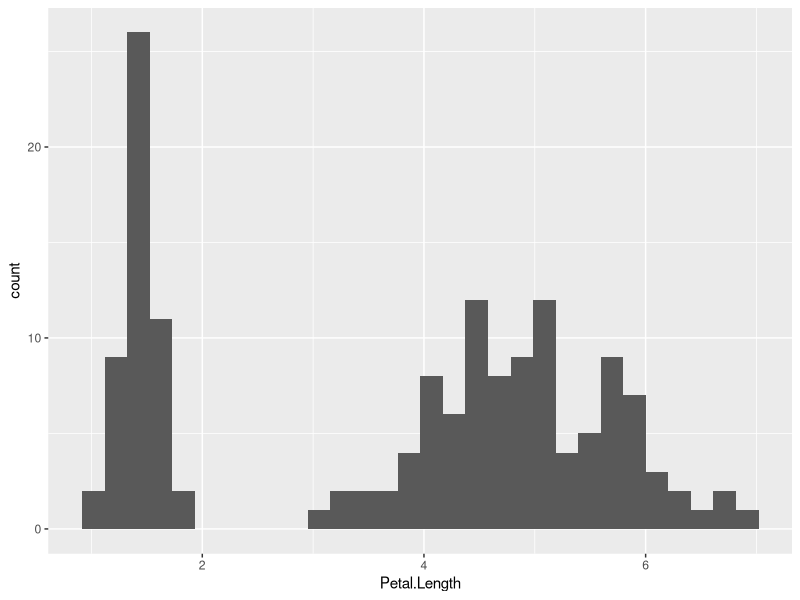
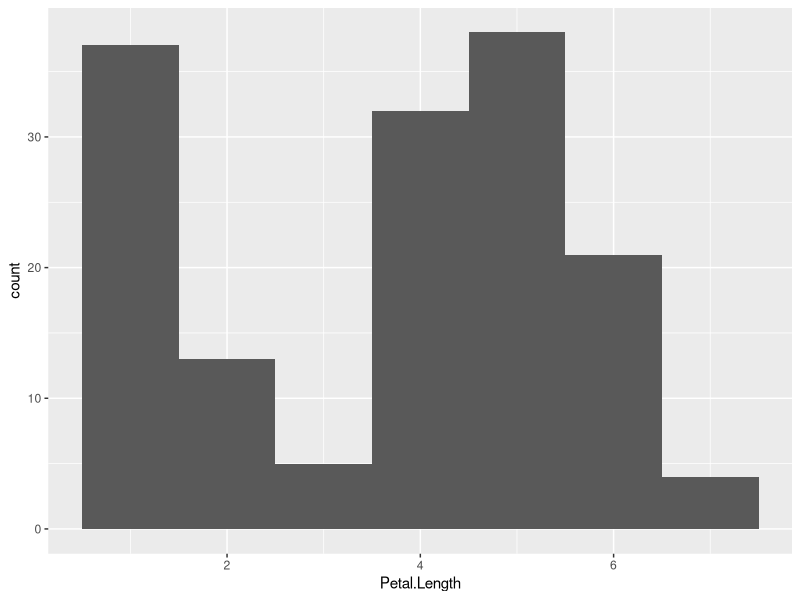
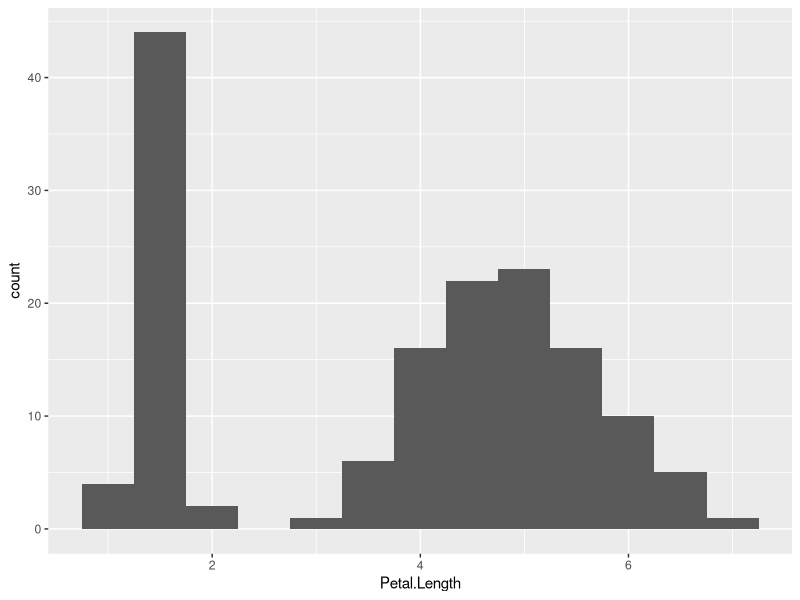
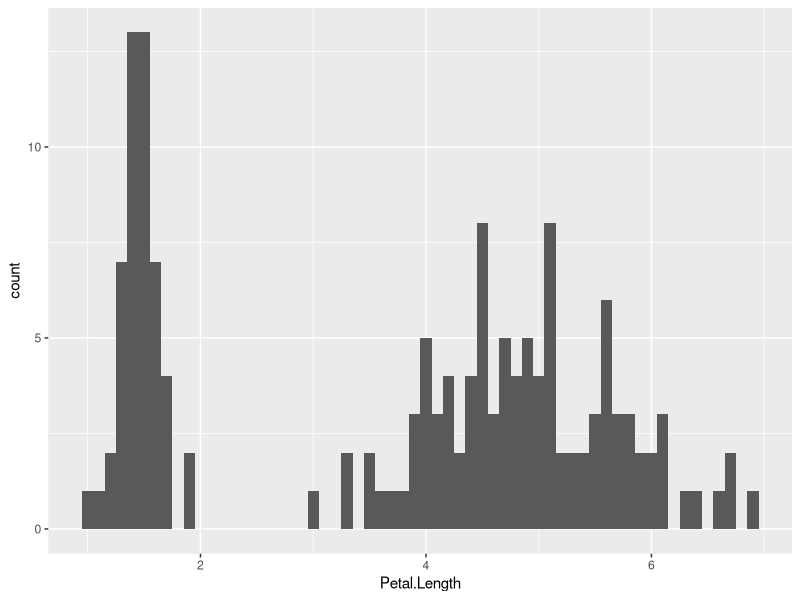
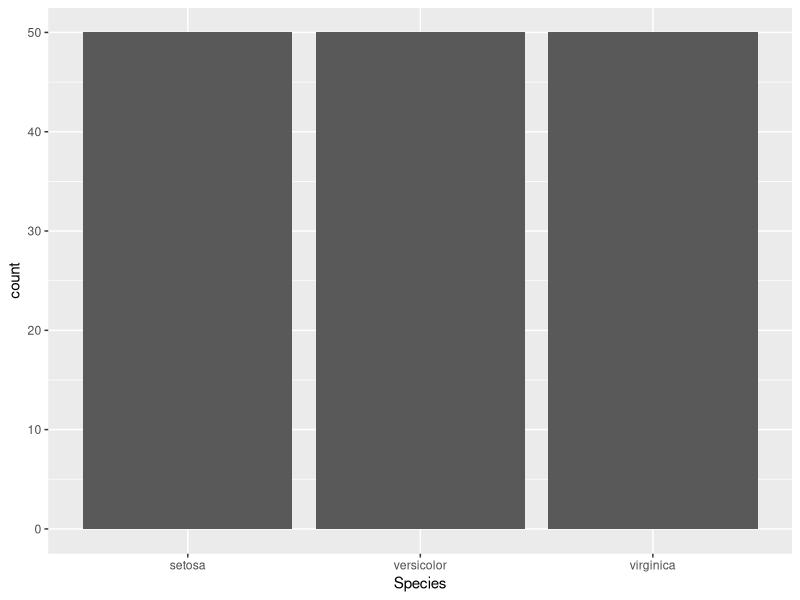
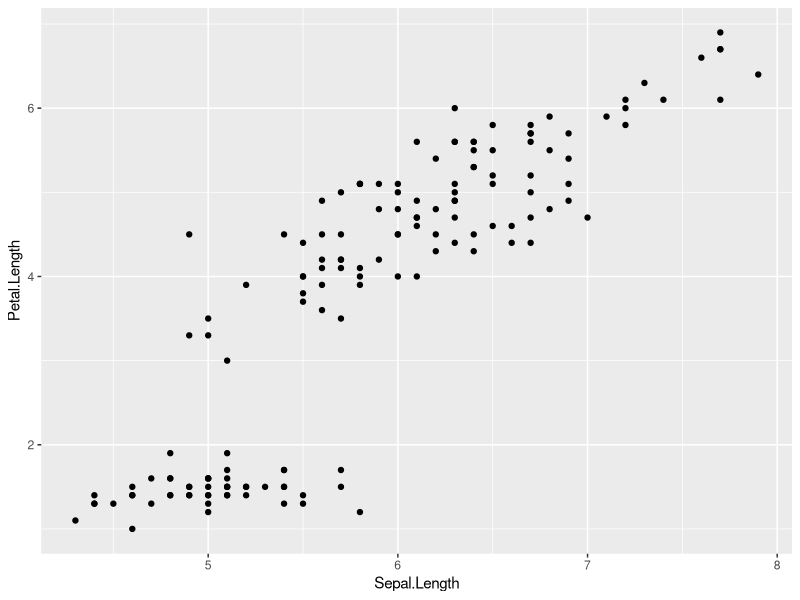
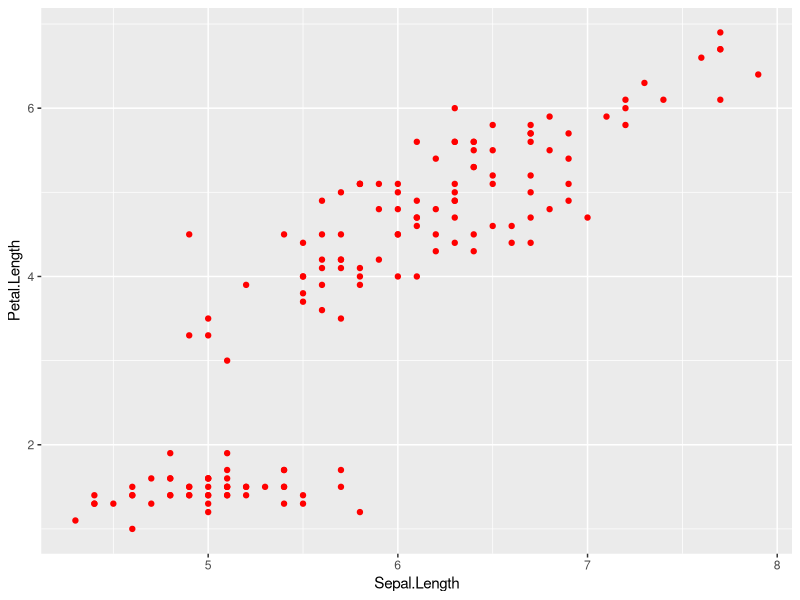
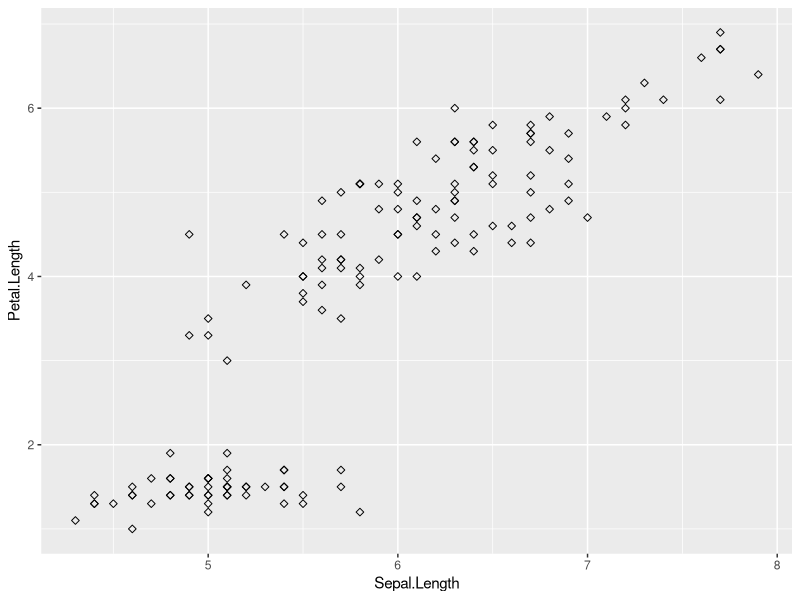

Write the R code that produced these figures, in order.

# Cargo datos de ejemplo
# es un data set de ejemplo llamado "iris" que viene instalado con R

datos<-iris

# observo los datos

# en el area de trabajo:
## toca sobre "datos", mira la planilla y cerrala
## toca sobre el ícono azul con triangulito blanco a la izquierda de "datos"

# cargo la libreria

library(ggplot2)

# UNA VARIABLE ####

## HISTOGRAMA DE FRECUENCIAS (VARIABLE NUMERICA)

ggplot(data=datos,aes(x=Petal.Length))+
  geom_histogram()

### cambio el intervalo de las barras

ggplot(data=datos,aes(x=Petal.Length))+
  geom_histogram(binwidth=1)

ggplot(data=datos,aes(x=Petal.Length))+
  geom_histogram(binwidth=0.5)

ggplot(data=datos,aes(x=Petal.Length))+
  geom_histogram(binwidth=0.1)

## DISTRIBUCIÓN DE FRECUENCIAS (VARIABLE CATEGÓRICA)

ggplot(data=datos,aes(x=Species))+
  geom_bar()

# DOS VARIABLES ####

## NUMERICA VS NUMERICA

ggplot(data=datos,aes(x=Sepal.Length,y=Petal.Length))+
  geom_point()

#### Cosmética: color, forma, tamaño del punto

ggplot(data=datos,aes(x=Sepal.Length,y=Petal.Length))+
  geom_point(colour="red")

ggplot(data=datos,aes(x=Sepal.Length,y=Petal.Length))+
  geom_point(shape=5)

ggplot(data=datos,aes(x=Sepal.Length,y=Petal.Length))+
  geom_point(size=6)

## NUMERICA VS CATEGÓRICA

ggplot(data=datos,aes(x=Species,y=Petal.Length))+
  geom_point()

ggplot(data=datos,aes(x=Species,y=Petal.Length))+
  geom_boxplot()

ggplot(data=datos,aes(x=Species,y=Petal.Length))+
  geom_violin()


# TRES VARIABLES - AGRUPAMIENTO ####

# estetica según otra variable categorica
ggplot(data=datos,aes(x=Sepal.Width,y=Petal.Length,colour=Species))+
  geom_point()

ggplot(data=datos,aes(x=Sepal.Width,y=Petal.Length,shape=Species))+
  geom_point()

# TRES VARIABLES - FACET ####

ggplot(data=datos,aes(x=Sepal.Width,y=Petal.Length))+
  geom_point()+
  facet_grid(Species~.)

ggplot(data=datos,aes(x=Sepal.Width,y=Petal.Length))+
  geom_point()+
  facet_grid(.~Species)

ggsave("miplot.pdf")
ggsave("miplot.png")
ggsave("miplot.jpg")
ggsave("miplot.tiff")
